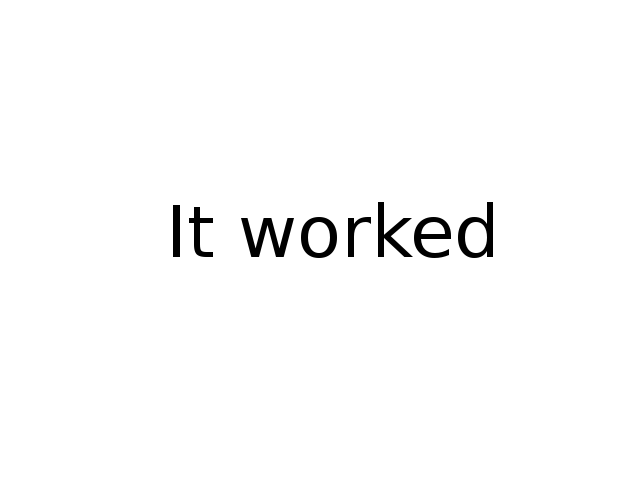
#> input picture itworked.png, 640 x 480 px, given in place of the camera
$ python edge.py   (older library calls are emulated)
#> lines starting #> are read from the running program, lines starting #| are printed output that depends on the picture; after the words box and inside, x2 and y2 are one past the last pixel; in counts of white or black regions, pixels touching at a corner belong together
### frameRate.py
#!/usr/bin/env python


# just see if cv2 is working


import cv2
from time import time

def s2m(s):
        m=s/ 60
        s=s % 60
        return "%d:%02d" % (m,s)

class FrameRate:
    def __init__(self):
        self.nFrames=0
        self.start=time()
    def write(self, frame):
        passed=time()
        start=self.start
        nf=self.nFrames
        fps= "fps: %3.2f, t: %s" % (nf/(passed-start),s2m(passed-start))
        face=cv2.cv.CV_FONT_HERSHEY_SIMPLEX
        scale=1
        cv2.rectangle(frame, (0,0), (325,60),  (0,0,0),  -1)
        cv2.putText(frame, fps, (20,40), face, scale, (255,255,0))
        self.nFrames+=1
        return frame

# [22 lines that do not run on import are left out]

### edge.py
#!/usr/bin/env python


import cv2
import numpy as np
from frameRate import FrameRate


cap = cv2.VideoCapture(0)


showFR=FrameRate()

while True:
    success, frame = cap.read()
#> frame is the input picture: shape (480, 640, 3); min 0, max 255, mean 251
    if success != True:
        break


    kernel=np.ones((5,5))
    #frame = cv2.GaussianBlur(frame, (5,5), 0)
    frame = cv2.morphologyEx(frame, cv2.MORPH_OPEN, kernel)

    cv2.imshow("blurred", frame)
    edges = cv2.Canny(frame, 50, 150 )
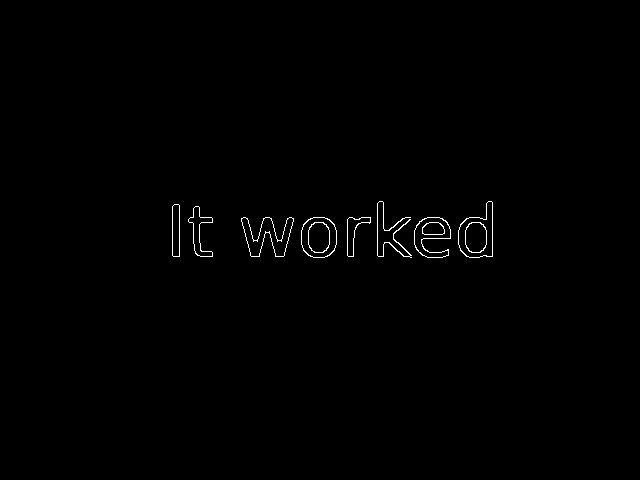
#> edges: shape (480, 640); 0.55% white in thin lines or dots, all inside (x1, y1, x2, y2) = (172, 201, 493, 258)
    ecolor=cv2.cvtColor(edges, cv2.COLOR_GRAY2BGR)
    frame=cv2.bitwise_and(frame, ecolor)

    out=showFR.write(frame)
#> in write, `cv2.putText(frame, fps, (20,40), face, scale, (255,255,0))`:
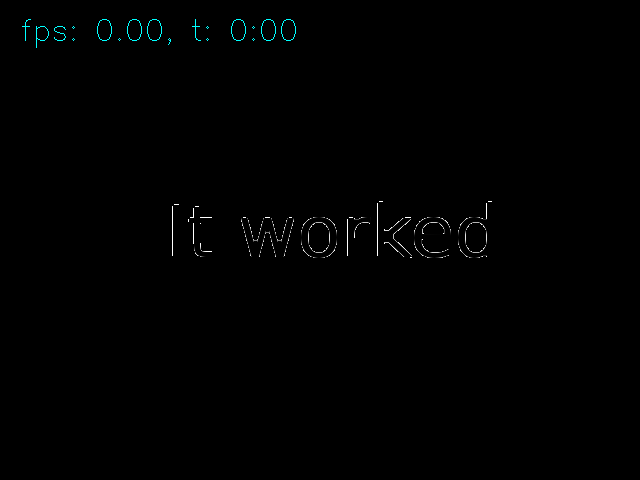
#> frame: shape (480, 640, 3); mean B, G, R 1.1, 1.1, 0.6

    cv2.imshow("main", out)
    key = cv2.waitKey(10) & 0xff
#> (key Esc is pressed here)
    if key == 27:
        break

cv2.destroyAllWindows()
cap.release()
